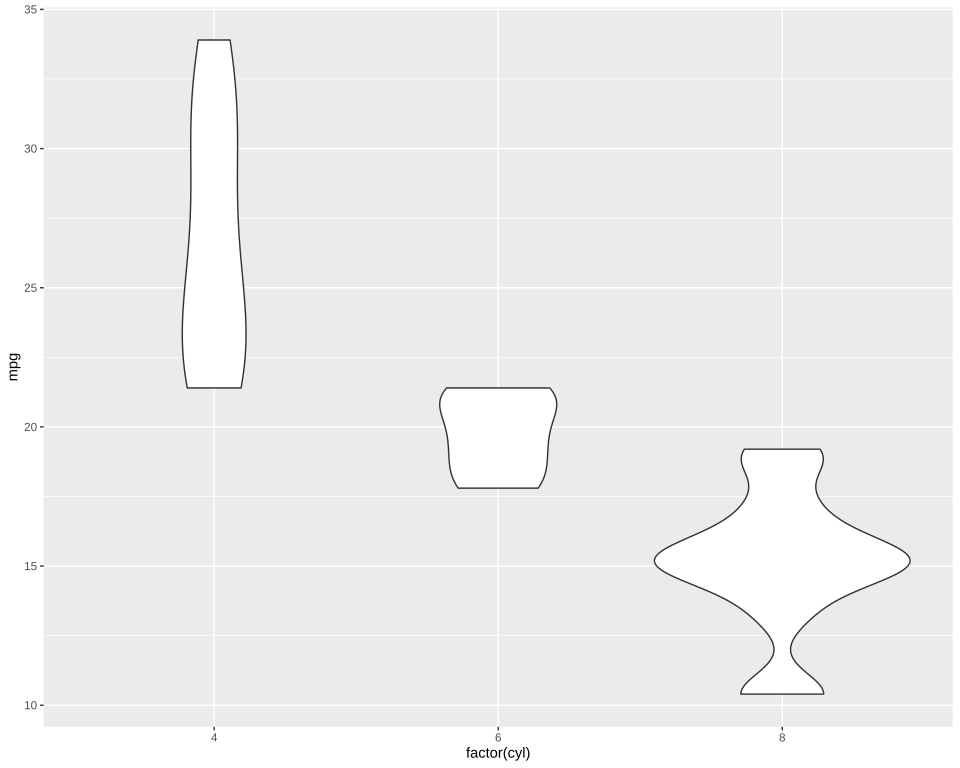

This chart was generated by the following R code:
# The plot test/golden/violin_count.svg draws, drawn by ggplot2 itself, as ggplot2's own visual tests
# draw their snapshots: the independent check on that golden whenever it changes. The suite never
# runs this; it needs R, ggplot2 and vdiffr, saved as the Docker image giggly-r:ggplot2-4.0.3. From
# the repository's root:
#
#   docker run --rm -v "$PWD/test/golden":/golden:ro giggly-r:ggplot2-4.0.3 \
#     Rscript /golden/violin_count.R > violin_count.ggplot2.svg
#
# and compare the two drawings element by element, as test/golden/point.R describes, `<line>`
# elements included.
#
# The reference page's violins scaled by their rows: each as wide as its density makes it
# beside the panel's greatest, times its rows over the panel's most.
#
# First checked with ggplot2 4.0.3 and vdiffr 1.0.9: every element and clip path matches but
# svglite's around the whole drawing, and the one departure is test/golden/point.R's, the x axis
# drawn before the y.

library(ggplot2)

plot <- ggplot(mtcars, aes(factor(cyl), mpg)) +
  geom_violin(scale = "count") +
  theme_gray()

file <- tempfile(fileext = ".svg")
vdiffr::write_svg(plot, file)
cat(readLines(file), sep = "\n")
